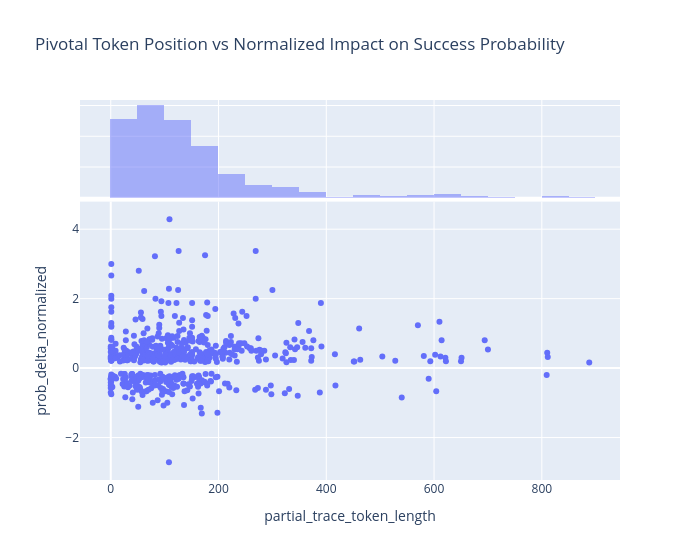
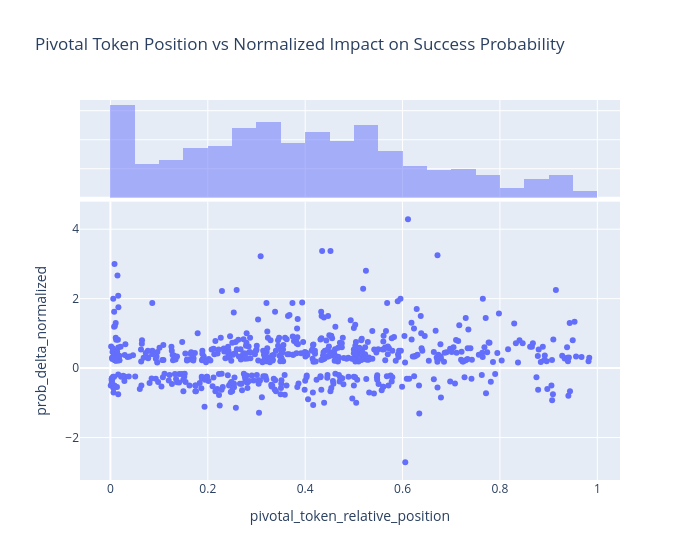

Write notebook code for charts like these, in order.
### Code cell
# Check relation between pivotal token position and its normalized impact on success probability
from turtle import width


fig = px.scatter(df,
                 x='partial_trace_token_length' ,
                 y='prob_delta_normalized',
                 marginal_x='histogram',
                 hover_data=['sample_id', 'prob_before', 'prob_after', 'prob_init', 'span_text'],
                 title='Pivotal Token Position vs Normalized Impact on Success Probability'
                 )
fig.update_layout(width=700)
fig.show()


fig = px.scatter(df,
                 x='pivotal_token_relative_position' ,
                 y='prob_delta_normalized',
                 marginal_x='histogram',
                 hover_data=['sample_id', 'prob_before', 'prob_after', 'prob_init', 'span_text'],
                 title='Pivotal Token Position vs Normalized Impact on Success Probability'
                 )
fig.update_layout(width=700)
fig.show()

### Figure 1 — Plotly figure (JSON) as saved in the notebook; plotly's stock layout.template omitted (floating-point values rounded to 4 significant figures; data arrays with more than 128 entries replaced by an {"elided": "..."} marker saying what was removed)
{"data": [{"customdata": {"elided": "605x5 mixed values"}, "hovertemplate": "partial_trace_token_length=%{x}<br>prob_delta_normalized=%{y}<br>sample_id=%{customdata[0]}<br>prob_before=%{customdata[1]}<br>prob_after=%{customdata[2]}<br>prob_init=%{customdata[3]}<br>span_text=%{customdata[4]}<extra></extra>", "legendgroup": "", "marker": {"color": "#636efa", "symbol": "circle"}, "mode": "markers", "name": "", "orientation": "v", "showlegend": false, "type": "scatter", "x": {"elided": "605 int values"}, "xaxis": "x", "y": {"elided": "605 float values"}, "yaxis": "y"}, {"bingroup": "x", "hovertemplate": "partial_trace_token_length=%{x}<br>count=%{y}<extra></extra>", "legendgroup": "", "marker": {"color": "#636efa"}, "name": "", "opacity": 0.5, "showlegend": false, "type": "histogram", "x": {"elided": "605 int values"}, "xaxis": "x2", "yaxis": "y2"}], "layout": {"barmode": "overlay", "legend": {"tracegroupgap": 0}, "title": {"text": "Pivotal Token Position vs Normalized Impact on Success Probability"}, "width": 700, "xaxis": {"anchor": "y", "domain": [0, 1], "title": {"text": "partial_trace_token_length"}}, "xaxis2": {"anchor": "y2", "domain": [0, 1], "matches": "x", "showgrid": true, "showticklabels": false}, "yaxis": {"anchor": "x", "domain": [0, 0.7326], "title": {"text": "prob_delta_normalized"}}, "yaxis2": {"anchor": "x2", "domain": [0.7426, 1], "matches": "y2", "showgrid": true, "showline": false, "showticklabels": false, "ticks": ""}}}

### Figure 2 — Plotly figure (JSON) as saved in the notebook; plotly's stock layout.template omitted (floating-point values rounded to 4 significant figures; data arrays with more than 128 entries replaced by an {"elided": "..."} marker saying what was removed)
{"data": [{"customdata": {"elided": "605x5 mixed values"}, "hovertemplate": "pivotal_token_relative_position=%{x}<br>prob_delta_normalized=%{y}<br>sample_id=%{customdata[0]}<br>prob_before=%{customdata[1]}<br>prob_after=%{customdata[2]}<br>prob_init=%{customdata[3]}<br>span_text=%{customdata[4]}<extra></extra>", "legendgroup": "", "marker": {"color": "#636efa", "symbol": "circle"}, "mode": "markers", "name": "", "orientation": "v", "showlegend": false, "type": "scatter", "x": {"elided": "605 float values"}, "xaxis": "x", "y": {"elided": "605 float values"}, "yaxis": "y"}, {"bingroup": "x", "hovertemplate": "pivotal_token_relative_position=%{x}<br>count=%{y}<extra></extra>", "legendgroup": "", "marker": {"color": "#636efa"}, "name": "", "opacity": 0.5, "showlegend": false, "type": "histogram", "x": {"elided": "605 float values"}, "xaxis": "x2", "yaxis": "y2"}], "layout": {"barmode": "overlay", "legend": {"tracegroupgap": 0}, "title": {"text": "Pivotal Token Position vs Normalized Impact on Success Probability"}, "width": 700, "xaxis": {"anchor": "y", "domain": [0, 1], "title": {"text": "pivotal_token_relative_position"}}, "xaxis2": {"anchor": "y2", "domain": [0, 1], "matches": "x", "showgrid": true, "showticklabels": false}, "yaxis": {"anchor": "x", "domain": [0, 0.7326], "title": {"text": "prob_delta_normalized"}}, "yaxis2": {"anchor": "x2", "domain": [0.7426, 1], "matches": "y2", "showgrid": true, "showline": false, "showticklabels": false, "ticks": ""}}}
